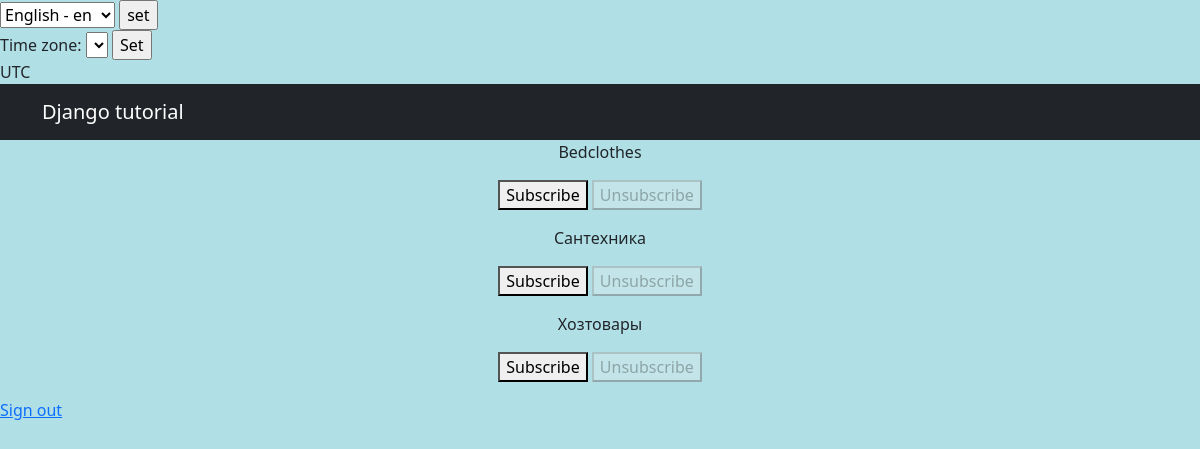
The page /products/subscriptions/ (signed in) on the database its author committed.
### simpleapp/models.py (models this page shows, shortened)
class Category(models.Model):
    name = models.CharField(
        max_length=100,
        unique=True,
        verbose_name=gettext_lazy('Category'),
        help_text=gettext_lazy('Category name'),
    )
    class Meta:  # Возвращает название категории во множественном или единственном числе в админпанеле
        verbose_name = _('Category')
        verbose_name_plural = _('Categories')

### simpleapp/views.py (the view, shortened to what this page needs)
# urls.py: path('subscriptions/', subscriptions, name='subscriptions'),
@login_required
@csrf_protect
def subscriptions(request):
    categories_with_subscriptions = Category.objects.annotate(
        user_subscribed=Exists(
            Subscription.objects.filter(
                user=request.user,
                category=OuterRef('pk'),
            )
        )
    ).order_by('name')
    return render(
        request,
        'subscriptions.html',
        {'categories': categories_with_subscriptions},
    )

### templates/subscriptions.html (shortened to what this page needs)
{% extends 'flatpages/default.html' %}
{% load i18n %}
{% block content %}
    {% for category in categories  %}
        <p>
            {{ category.name }}
            <form method="post">
                {% if category.user_subscribed %}
                    <button disabled>{% trans 'Subscribe' %}</button>
                    <button name="action" value="unsubscribe">{% trans 'Unsubscribe' %}</button>
                {% else %}
                    <button name="action" value="subscribe">{% trans 'Subscribe' %}</button>
                    <button disabled>{% trans 'Unsubscribe' %}</button>
                {% endif %}
            </form>
        </p>
    {% endfor %}
{% endblock content %}

### rows shown on the page
Category: name "Bedclothes"
Category: name "Сантехника"
Category: name "Хозтовары"

### other values the page prints
{{ TIME_ZONE }} "UTC"
form field language "English - en"
